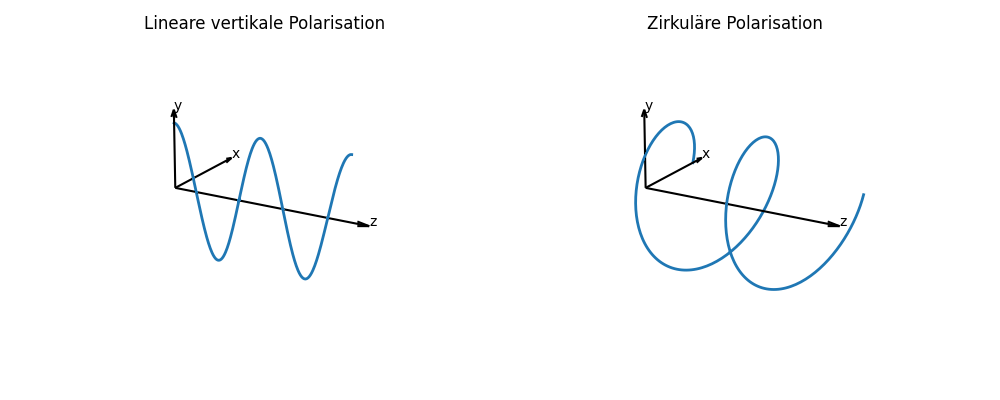

Generate this figure with Python:
import numpy as np
import matplotlib.pyplot as plt
# Parameter
E0 = 1.0
k = 2 * np.pi
z = np.linspace(0, 2, 300)
t = 0
phase = k * z - t
# Vertikal lineare Polarisation
Ex_lin = np.zeros_like(z)
Ey_lin = E0 * np.cos(phase)
Ez_lin = z
# Zirkuläre Polarisation
Ex_circ = E0 * np.cos(phase)
Ey_circ = E0 * np.sin(phase)
Ez_circ = z
# Achsen zeichnen
def draw_axes(ax, zlen=2.2, elen=1.2):
    # z-Achse (Ausbreitung)
    ax.quiver(0, 0, 0, zlen, 0, 0,
              color='k', arrow_length_ratio=0.06, linewidth=1.5)
    # x-Achse
    ax.quiver(0, 0, 0, 0, elen, 0,
              color='k', arrow_length_ratio=0.10, linewidth=1.5)
    # y-Achse
    ax.quiver(0, 0, 0, 0, 0, elen,
              color='k', arrow_length_ratio=0.10, linewidth=1.5)
    # Beschriftung
    ax.text(zlen, 0, 0, "z")
    ax.text(0, elen, 0, "x")
    ax.text(0, 0, elen, "y")
def clean_3d_axes(ax):
    # Hintergrund-Panes aus
    ax.xaxis.pane.set_visible(False)
    ax.yaxis.pane.set_visible(False)
    ax.zaxis.pane.set_visible(False)
    # Achsenbox aus
    ax._axis3don = False

# Plot
fig = plt.figure(figsize=(10, 4))
#
ax1 = fig.add_subplot(1, 2, 1, projection='3d')
ax1.plot(Ez_lin, Ex_lin, Ey_lin, linewidth=2)
draw_axes(ax1)
clean_3d_axes(ax1)
ax1.set_title("Lineare vertikale Polarisation")
ax1.set_xlim(0, 2.2)
ax1.set_ylim(-1.2, 1.2)
ax1.set_zlim(-1.2, 1.2)
ax1.view_init(elev=20, azim=-60)
ax1.set_xticks([])
ax1.set_yticks([])
ax1.set_zticks([])
ax1.grid(False)
#
ax2 = fig.add_subplot(1, 2, 2, projection='3d')
ax2.plot(Ez_circ, Ex_circ, Ey_circ, linewidth=2)
draw_axes(ax2)
clean_3d_axes(ax2)
ax2.set_title("Zirkuläre Polarisation")
ax2.set_xlim(0, 2.2)
ax2.set_ylim(-1.2, 1.2)
ax2.set_zlim(-1.2, 1.2)
ax2.view_init(elev=20, azim=-60)
ax2.set_xticks([])
ax2.set_yticks([])
ax2.set_zticks([])
ax2.grid(False)
plt.tight_layout()
plt.show()
